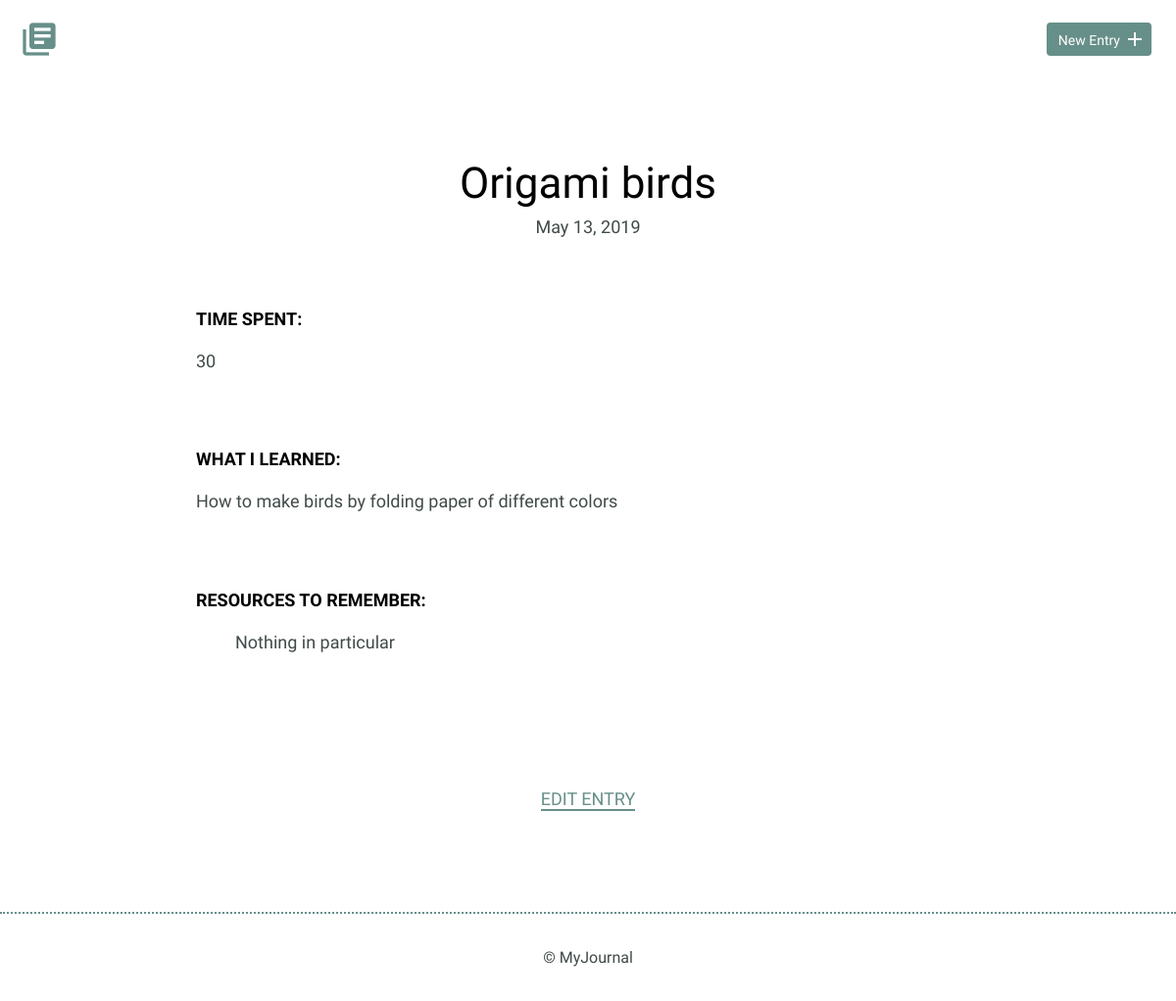
The page /entries/2/ on the database its author committed.
### models.py (models this page shows, shortened)
class Entry(Model):
    title = CharField()
    date = DateTimeField(default=datetime.datetime.now)
    timespent = IntegerField()
    learned = TextField()
    resources = TextField()
    class Meta:
        database = DATABASE

### app.py (the view)
@app.route('/entries/<int:entry_id>/', methods=['POST','GET'])
def entry_detail(entry_id):
    try:
        entry = models.Entry.get(models.Entry.id == entry_id)
    except IndexError:
        abort(404)
    except ValueError:
        abort(404)
    else:
        return render_template('detail.html', entry = entry)

### app.py (called while the page is built)
@app.before_request
def before_request():
    g.db = models.DATABASE
    g.db.connect()

@app.after_request
def after_request(response):
    g.db.close()
    return response

### templates/detail.html
{% extends 'layout.html'%}
{% block content %}
<div class="container">
    <div class="entry-list single">
        <article>
            <h1>{{ entry.title }}</h1>
            <time>{{ entry.date.strftime('%B %d, %Y') }}</time>
            <div class="entry">
                <h3>Time Spent: </h3>
                <p>{{ entry.timespent}}</p>
            </div>
            <div class="entry">
                <h3>What I Learned:</h3>
                <p>{{ entry.learned }}
            </div>
            <div class="entry">
                <h3>Resources to Remember:</h3>
                <ul>
                    <p>{{ entry.resources }}
                </ul>
            </div>
        </article>
    </div>
<div class="edit">
  <p><a href="{{ url_for('edit_entry', entry_id = entry.id) }}">Edit Entry</a></p>
</div>
{% endblock %}

### static/css/site.css (style rules this page uses)
body { font-size: 16px; color: #404a49; font-family: 'Cousine', serif; font-weight: 400; }
.container { margin: 0 auto; padding: 0 25px; }
h1, h2, h3 { margin: 0; font-weight: 400; line-height: 1em; color: #000; }
h1 { font-size: 44px; margin-bottom: 12px; }
h3 { font-size: 18px; font-family: 'Work Sans', serif; font-weight: 600; text-transform: uppercase; }
p { line-height: 1.8em; font-size: 18px; }
p a { border-bottom: 2px solid #678f89; padding: 0; color: #678f89; text-decoration: none; }
.entry-list, .edit-entry, .new-entry { max-width: 800px; margin: 0 auto; padding: 70px 0 150px 0; }
.entry-list article { margin-bottom: 70px; text-align: center; }
.entry-list article:last-child { margin-bottom: 0; }
.entry-list.single { padding-bottom: 70px; }
.entry-list.single time { font-size: 18px; }
.entry { max-width: 800px; margin: 75px auto 0 auto; text-align: left; }
.entry p { margin-bottom: 40px; }
.edit { padding-bottom: 80px; text-align: center; margin: 0 auto; }
.edit a { font-weight: 400; text-transform: uppercase; font-size: 18px; }

### rows shown on the page
Entry: title "Origami birds", date "May 13, 2019", timespent "30", learned "How to make birds by folding paper of different colors", resources "Nothing in particular"
